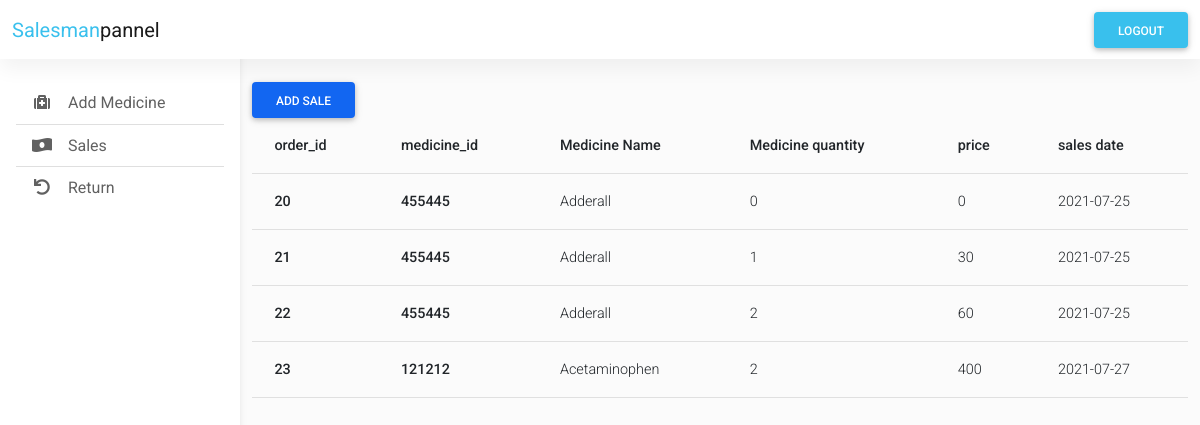
Page /salesman/sales.php (signed in) on the committed database.
### tables this page shows
CREATE TABLE `sales_medicine` (
  `id` int(11) NOT NULL,
  `sm_name` text NOT NULL,
  `sm_price` int(250) NOT NULL,
  `sm_qty` int(250) NOT NULL,
  `sm_id` int(250) NOT NULL,
  `salesman_id` int(250) NOT NULL,
  `created_at` date NOT NULL DEFAULT current_timestamp()
);

### salesman/sales.php (the view, shortened to what this page needs)
<?php
include "./layouts/header.php";
include "./layouts/navbar.php";
?>
<main style="margin-top: 58px">
  <div class="container pt-4">
    <section>
      <div class="row">
        <div class="col-xl-12 col-sm-10 col-12 mb-4">
          <button type="button" class="btn btn-primary" data-mdb-toggle="modal" data-mdb-target="#exampleModal">
            Add sale
          </button>
          <table class="table">
            <thead>
              <tr>
                <th scope="col">order_id</th>
                <th scope="col">medicine_id</th>
                <th scope="col">Medicine Name</th>
                <th scope="col">Medicine quantity</th>
                <th scope="col">price</th>
                <th scope="col">sales date</th>
              </tr>
            </thead>
            <tbody>
            <?php
                        $sql = "SELECT * FROM sales_medicine where salesman_id='$_SESSION[id]'";
                        $result = $connect->query($sql);
                        if ($result->num_rows > 0) {
                            while ($row = $result->fetch_assoc()) {
                            ?>
                                <tr>
                                    <th scope="row"><?php echo $row['id']; ?></th>
                                    <th scope="row"><?php echo $row['sm_id']; ?></th>
                                    <td><?php echo $row['sm_name']; ?></td>
                                    <td><?php echo $row['sm_qty']; ?></td>
                                    <td><?php echo $row['sm_price']; ?></td>
                                    <td><?php echo $row['created_at']; ?></td>
                                </tr>
                    <?php
                            }
                        }
                    ?>
            </tbody>
          </table>
        </div>
      </div>
    </section>
  </div>
</main>
<?php
include "./layouts/footer.php";
?>

### salesman/assets/css/admin.css (style rules this page uses)
body { background-color: #fbfbfb; }
@media (min-width: 991.98px) { main { padding-left: 240px; } }

### rows in the picture
sales_medicine: id "20", sm "455445", sm_name "Adderall", sm_qty "0", sm_price "0", created_at "2021-07-25"
sales_medicine: id "21", sm "455445", sm_name "Adderall", sm_qty "1", sm_price "30", created_at "2021-07-25"
sales_medicine: id "22", sm "455445", sm_name "Adderall", sm_qty "2", sm_price "60", created_at "2021-07-25"
sales_medicine: id "23", sm "121212", sm_name "Acetaminophen", sm_qty "2", sm_price "400", created_at "2021-07-27"
